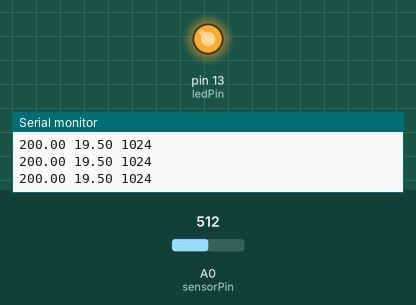
A sketch run on a simulated Arduino Uno, built with avr-gcc and run on an emulated ATmega328P. Parts: output pins drawn as LEDs (lit = HIGH), the last lines printed to the serial monitor. The inputs (shaded band) are chosen by the test bench; at power-on: A0 (sensorPin) = 512.

Above: at 1.2 s.
1.3 s: A0 (sensorPin) set to 156
2.8 s: A0 (sensorPin) set to 136
At 3.9 s:
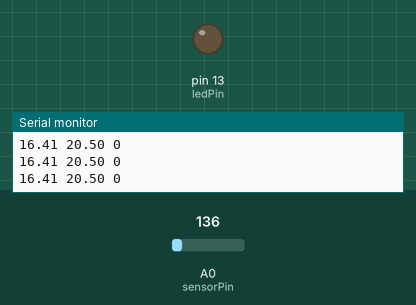
Timing chart, 0 to 5.8 s (numbered marks = the images above; inputs shaded):
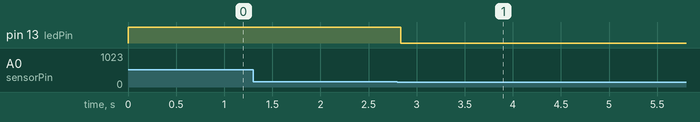

The sketch:

Ejercicio70-TMP36_Histeresis.ino
```cpp
const int sensorPin = A0;
const float baselineTemp = 20.0;
const int ledPin = 13;      // pin that the LED is attached to
float threshold;
const float histeresis = 0.5;  //Valor de la histeresis
boolean alarma;        //1 = ALARMA, 0 = NO ALARMA

void setup() {
  // initialize the LED pin as an output:
  pinMode(ledPin, OUTPUT);
  // initialize serial communications:
  Serial.begin(9600);
  int analogValue = analogRead(sensorPin);  //Inicializo el valor de la alarma
  float voltage = (analogValue/1024.0)*5.0;
  float temperature = (voltage - 0.5)*100;

  if (temperature > baselineTemp) {
    alarma = 1;
    threshold = baselineTemp - histeresis;
    digitalWrite(ledPin, HIGH);
  }
  else {
    alarma = 0;
    threshold = baselineTemp + histeresis;
    digitalWrite(ledPin, LOW);
  }
}

void loop() {
  // read the value of the potentiometer:
  int analogValue = analogRead(sensorPin);  //En cada loop compruebo el valor de la entrada analógica
  float voltage = (analogValue/1024.0)*5.0;
  float temperature = (voltage - 0.5)*100;

  // if the analog value is high enough, turn on the LED:
  if (temperature > threshold) {
    if (alarma == 0) {
      digitalWrite(ledPin, HIGH);
      Serial.println("ALARMA!!!!!!!!!!!!!!");
      alarma = 1;
      threshold = baselineTemp - histeresis;
    }
  } else {
    if (alarma == 1) {
      digitalWrite(ledPin, LOW);
      Serial.println("ALARMA RECUPERADA");
      alarma = 0;
      threshold = baselineTemp + histeresis;
    }
  }

  // print values
  Serial.print(temperature);
  Serial.print(" ");
  Serial.print(threshold);
  Serial.print(" ");
  Serial.println(alarma * 1024);
  delay(50);
  delay(50);
}
```

Measured:
- the behaviour switches between 143 and 142 on A0 (sensorPin) (found by bisection; images 0 and 1)
- after the input at 2.8 s, pin 13 (ledPin): HIGH → LOW at once
